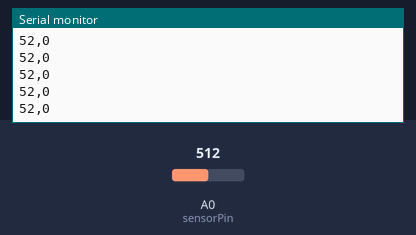
Bench run of a sketch on a simulated Arduino Uno, built with avr-gcc and run on an emulated ATmega328P. Shown: the last lines printed to the serial monitor. Inputs (shaded band) come from the test bench; at power-on: A0 (sensorPin) = 512.

Above: at 1.2 s.
1.3 s: A0 (sensorPin) set to 716
At 1.31 s:
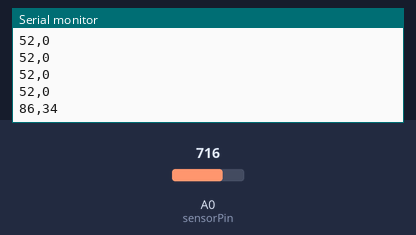
2.8 s: A0 (sensorPin) set to 810
At 2.82 s:
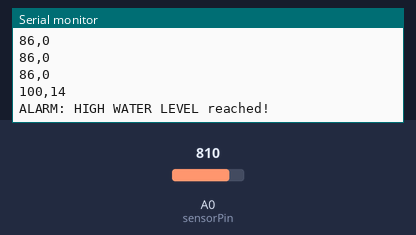
4.3 s: A0 (sensorPin) set to 306
At 4.32 s:
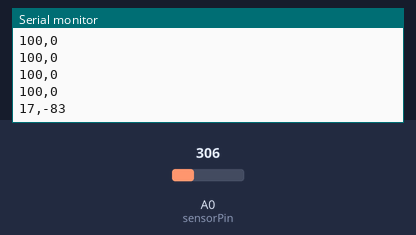
Timing chart, 0 to 7.3 s (numbered marks = the images above; inputs shaded):
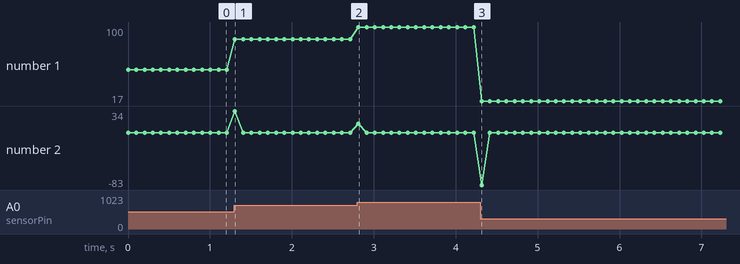

The sketch:

lab1-2022-1-60-186.ino
```cpp
// Define the analog pin where the sensor is connected
const int sensorPin = A0;

// Calibrated min and max raw sensor values
const int minDryValue = 200;        // Example dry sensor reading
const int maxSubmergedValue = 800;  // Example fully submerged sensor reading

// Define water level thresholds
const int LOW_LEVEL = 25;
const int MEDIUM_LEVEL = 75;
const int HIGH_LEVEL = 95;

// Variables to store previous water level and last alarm triggered
int previousLevel = -1;
int lastAlarm = 0;  // 0 = none, 1 = low, 2 = medium, 3 = high

void setup() {
  Serial.begin(9600);
}

void loop() {
  // Read the raw sensor value
  int rawSensorValue = analogRead(sensorPin);

  // Map raw value to percentage 0-100%
  int percentage = map(rawSensorValue, minDryValue, maxSubmergedValue, 0, 100);
  percentage = constrain(percentage, 0, 100);

  // Calculate rate of change
  int rateOfChange = 0;
  if (previousLevel != -1) {
    rateOfChange = percentage - previousLevel;
  }
  previousLevel = percentage;

  // Print to Serial Plotter: water level % and rate of change
  Serial.print(percentage);
  Serial.print(",");
  Serial.println(rateOfChange);

  // Check thresholds and print alarm only when crossing into new threshold
  if (percentage >= HIGH_LEVEL && lastAlarm != 3) {
    Serial.println("ALARM: HIGH WATER LEVEL reached!");
    lastAlarm = 3;
  }
  else if (percentage >= MEDIUM_LEVEL && percentage < HIGH_LEVEL && lastAlarm != 2) {
    Serial.println("ALERT: MEDIUM WATER LEVEL reached.");
    lastAlarm = 2;
  }
  else if (percentage >= LOW_LEVEL && percentage < MEDIUM_LEVEL && lastAlarm != 1) {
    Serial.println("Warning: LOW WATER LEVEL reached.");
    lastAlarm = 1;
  }
  else if (percentage < LOW_LEVEL && lastAlarm != 0) {
    Serial.println("Water level is below LOW LEVEL threshold.");
    lastAlarm = 0;
  }

  delay(100);
}
```

Measured:
- after the input at 1.3 s, the serial monitor: prints a new line at once (image 1)
- after the input at 2.8 s, the serial monitor: prints a new line at once (image 2)
- after the input at 4.3 s, the serial monitor: prints a new line at once (image 3)
- plotted number 1: 52 → 86 after the input at 1.3 s, 86 → 100 after the input at 2.8 s, 100 → 17 after the input at 4.3 s
